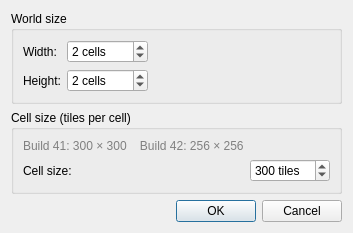
<?xml version="1.0" encoding="UTF-8"?>
<ui version="4.0">
 <class>NewWorldDialog</class>
 <widget class="QDialog" name="NewWorldDialog">
  <property name="geometry">
   <rect>
    <x>0</x>
    <y>0</y>
    <width>260</width>
    <height>220</height>
   </rect>
  </property>
  <property name="windowTitle">
   <string>New World</string>
  </property>
  <layout class="QGridLayout" name="gridLayout_2">
   <item row="0" column="0">
    <widget class="QGroupBox" name="groupBox">
     <property name="title">
      <string>World size</string>
     </property>
     <layout class="QGridLayout" name="gridLayout">
      <item row="0" column="0">
       <widget class="QLabel" name="label">
        <property name="text">
         <string>Width:</string>
        </property>
       </widget>
      </item>
      <item row="0" column="1">
       <widget class="QSpinBox" name="widthSpinBox">
        <property name="minimumSize">
         <size>
          <width>80</width>
          <height>0</height>
         </size>
        </property>
        <property name="suffix">
         <string> cells</string>
        </property>
        <property name="minimum">
         <number>1</number>
        </property>
        <property name="maximum">
         <number>1000</number>
        </property>
        <property name="value">
         <number>2</number>
        </property>
       </widget>
      </item>
      <item row="1" column="0">
       <widget class="QLabel" name="label_2">
        <property name="text">
         <string>Height:</string>
        </property>
       </widget>
      </item>
      <item row="1" column="1">
       <widget class="QSpinBox" name="heightSpinBox">
        <property name="minimumSize">
         <size>
          <width>80</width>
          <height>0</height>
         </size>
        </property>
        <property name="suffix">
         <string> cells</string>
        </property>
        <property name="minimum">
         <number>1</number>
        </property>
        <property name="maximum">
         <number>1000</number>
        </property>
        <property name="value">
         <number>2</number>
        </property>
       </widget>
      </item>
      <item row="1" column="2">
       <spacer name="horizontalSpacer">
        <property name="orientation">
         <enum>Qt::Horizontal</enum>
        </property>
        <property name="sizeHint" stdset="0">
         <size>
          <width>40</width>
          <height>20</height>
         </size>
        </property>
       </spacer>
      </item>
     </layout>
    </widget>
   </item>
   <item row="1" column="0">
    <widget class="QGroupBox" name="groupBoxCellSize">
     <property name="title">
      <string>Cell size (tiles per cell)</string>
     </property>
     <layout class="QGridLayout" name="gridLayoutCellSize">
      <item row="0" column="0">
       <widget class="QLabel" name="labelCellSizeNote">
        <property name="text">
         <string>Build 41: 300 × 300    Build 42: 256 × 256</string>
        </property>
        <property name="styleSheet">
         <string>color: gray;</string>
        </property>
       </widget>
      </item>
      <item row="1" column="0">
       <widget class="QLabel" name="labelCellSize">
        <property name="text">
         <string>Cell size:</string>
        </property>
       </widget>
      </item>
      <item row="1" column="1">
       <widget class="QSpinBox" name="cellSizeSpinBox">
        <property name="minimumSize">
         <size>
          <width>80</width>
          <height>0</height>
         </size>
        </property>
        <property name="suffix">
         <string> tiles</string>
        </property>
        <property name="minimum">
         <number>1</number>
        </property>
        <property name="maximum">
         <number>9999</number>
        </property>
        <property name="value">
         <number>300</number>
        </property>
       </widget>
      </item>
      <item row="1" column="2">
       <spacer name="horizontalSpacer2">
        <property name="orientation">
         <enum>Qt::Horizontal</enum>
        </property>
        <property name="sizeHint" stdset="0">
         <size>
          <width>40</width>
          <height>20</height>
         </size>
        </property>
       </spacer>
      </item>
     </layout>
    </widget>
   </item>
   <item row="2" column="0">
    <spacer name="verticalSpacer">
     <property name="orientation">
      <enum>Qt::Vertical</enum>
     </property>
     <property name="sizeHint" stdset="0">
      <size>
       <width>20</width>
       <height>10</height>
      </size>
     </property>
    </spacer>
   </item>
   <item row="3" column="0">
    <widget class="QDialogButtonBox" name="buttonBox">
     <property name="orientation">
      <enum>Qt::Horizontal</enum>
     </property>
     <property name="standardButtons">
      <set>QDialogButtonBox::Cancel|QDialogButtonBox::Ok</set>
     </property>
    </widget>
   </item>
  </layout>
 </widget>
 <resources/>
 <connections>
  <connection>
   <sender>buttonBox</sender>
   <signal>accepted()</signal>
   <receiver>NewWorldDialog</receiver>
   <slot>accept()</slot>
   <hints>
    <hint type="sourcelabel">
     <x>248</x>
     <y>254</y>
    </hint>
    <hint type="destinationlabel">
     <x>157</x>
     <y>274</y>
    </hint>
   </hints>
  </connection>
  <connection>
   <sender>buttonBox</sender>
   <signal>rejected()</signal>
   <receiver>NewWorldDialog</receiver>
   <slot>reject()</slot>
   <hints>
    <hint type="sourcelabel">
     <x>316</x>
     <y>260</y>
    </hint>
    <hint type="destinationlabel">
     <x>286</x>
     <y>274</y>
    </hint>
   </hints>
  </connection>
 </connections>
</ui>
